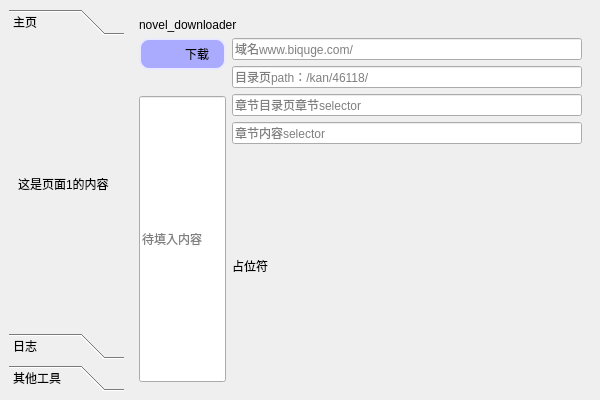
<?xml version="1.0" encoding="UTF-8"?>
<ui version="4.0">
 <class>MainWindow</class>
 <widget class="QMainWindow" name="MainWindow">
  <property name="geometry">
   <rect>
    <x>0</x>
    <y>0</y>
    <width>600</width>
    <height>400</height>
   </rect>
  </property>
  <property name="windowTitle">
   <string>QToolBox多页切换示例</string>
  </property>
  <widget class="QWidget" name="centralwidget">
   <layout class="QHBoxLayout" name="horizontalLayout" stretch="1,4">
    <item>
     <widget class="QToolBox" name="toolBox">
      <property name="currentIndex">
       <number>0</number>
      </property>
      <widget class="QWidget" name="page1">
       <property name="geometry">
        <rect>
         <x>0</x>
         <y>0</y>
         <width>115</width>
         <height>304</height>
        </rect>
       </property>
       <attribute name="label">
        <string>主页</string>
       </attribute>
       <layout class="QVBoxLayout" name="verticalLayout">
        <item>
         <widget class="QLabel" name="tool_Box_1">
          <property name="text">
           <string>这是页面1的内容</string>
          </property>
         </widget>
        </item>
       </layout>
      </widget>
      <widget class="QWidget" name="page2">
       <property name="geometry">
        <rect>
         <x>0</x>
         <y>0</y>
         <width>108</width>
         <height>30</height>
        </rect>
       </property>
       <attribute name="label">
        <string>日志</string>
       </attribute>
       <layout class="QVBoxLayout" name="verticalLayout_2">
        <item>
         <widget class="QLabel" name="tool_Box_2">
          <property name="text">
           <string>这是页面2的内容</string>
          </property>
         </widget>
        </item>
       </layout>
      </widget>
      <widget class="QWidget" name="page3">
       <property name="geometry">
        <rect>
         <x>0</x>
         <y>0</y>
         <width>108</width>
         <height>30</height>
        </rect>
       </property>
       <attribute name="label">
        <string>其他工具</string>
       </attribute>
       <layout class="QVBoxLayout" name="verticalLayout_3">
        <item>
         <widget class="QLabel" name="tool_Box_3">
          <property name="text">
           <string>这是页面3的内容</string>
          </property>
         </widget>
        </item>
       </layout>
      </widget>
     </widget>
    </item>
    <item>
     <widget class="QStackedWidget" name="stackedWidget">
      <property name="currentIndex">
       <number>0</number>
      </property>
      <widget class="QWidget" name="contentPage1">
       <layout class="QVBoxLayout" name="verticalLayout_4" stretch="0,4">
        <item>
         <widget class="QLabel" name="label">
          <property name="text">
           <string>novel_downloader</string>
          </property>
         </widget>
        </item>
        <item>
         <layout class="QHBoxLayout" name="horizontalLayout_4" stretch="1,4">
          <item>
           <layout class="QVBoxLayout" name="verticalLayout_11">
            <item>
             <widget class="PushButton" name="pushButton_downloader">
              <property name="sizePolicy">
               <sizepolicy hsizetype="Expanding" vsizetype="Fixed">
                <horstretch>0</horstretch>
                <verstretch>0</verstretch>
               </sizepolicy>
              </property>
              <property name="styleSheet">
               <string notr="true">QPushButton {
    background-color: rgb(170, 170, 255);
    border: 2px solid rgb(233, 233, 255);
    border-radius:10px;
    padding: 5px 15px;
	text-align: right;
}</string>
              </property>
              <property name="text">
               <string>下载</string>
              </property>
             </widget>
            </item>
            <item>
             <spacer name="horizontalSpacer">
              <property name="orientation">
               <enum>Qt::Horizontal</enum>
              </property>
              <property name="sizeHint" stdset="0">
               <size>
                <width>40</width>
                <height>20</height>
               </size>
              </property>
             </spacer>
            </item>
            <item>
             <widget class="QLineEdit" name="lineEdit_5">
              <property name="sizePolicy">
               <sizepolicy hsizetype="Expanding" vsizetype="Preferred">
                <horstretch>0</horstretch>
                <verstretch>0</verstretch>
               </sizepolicy>
              </property>
              <property name="styleSheet">
               <string notr="true">
        QPushButton {
            background-color: #2a70f4;
            color: white; 
            font-size: 13px;
            border-top-right-radius: 5px;
            border-bottom-right-radius: 5px;
        }

        QPushButton:hover {
            background-color: #2361d0;
        }
        
        QPushButton:pressed {
            background-color: #2058bc;
        }
 </string>
              </property>
              <property name="readOnly">
               <bool>true</bool>
              </property>
              <property name="placeholderText">
               <string>待填入内容</string>
              </property>
             </widget>
            </item>
           </layout>
          </item>
          <item>
           <layout class="QHBoxLayout" name="horizontalLayout_3">
            <item>
             <layout class="QGridLayout" name="gridLayout_3">
              <item row="0" column="0">
               <widget class="QLineEdit" name="lineEdit">
                <property name="placeholderText">
                 <string>域名www.biquge.com/</string>
                </property>
               </widget>
              </item>
              <item row="1" column="0">
               <widget class="QLineEdit" name="lineEdit_3">
                <property name="placeholderText">
                 <string>目录页path：/kan/46118/</string>
                </property>
               </widget>
              </item>
              <item row="2" column="0">
               <widget class="QLineEdit" name="lineEdit_4">
                <property name="placeholderText">
                 <string>章节目录页章节selector</string>
                </property>
               </widget>
              </item>
              <item row="3" column="0">
               <widget class="QLineEdit" name="lineEdit_2">
                <property name="placeholderText">
                 <string>章节内容selector</string>
                </property>
               </widget>
              </item>
              <item row="4" column="0">
               <widget class="QLabel" name="label_2">
                <property name="text">
                 <string>占位符</string>
                </property>
               </widget>
              </item>
             </layout>
            </item>
           </layout>
          </item>
         </layout>
        </item>
       </layout>
      </widget>
      <widget class="QWidget" name="contentPage2">
       <layout class="QVBoxLayout" name="verticalLayout_5">
        <item>
         <widget class="QLabel" name="page2_2">
          <property name="text">
           <string>内容区域 - 页面2</string>
          </property>
         </widget>
        </item>
        <item>
         <widget class="QPlainTextEdit" name="plainTextEdit">
          <property name="styleSheet">
           <string notr="true"> QPlainTextEdit { 
                background-color: #1E1E1E;
                color: #FFFFFF;
                font-family: Consolas;
                font-size: 10pt;}</string>
          </property>
          <property name="readOnly">
           <bool>true</bool>
          </property>
          <property name="plainText">
           <string>日志输出

</string>
          </property>
         </widget>
        </item>
       </layout>
      </widget>
      <widget class="QWidget" name="contentPage3">
       <layout class="QVBoxLayout" name="verticalLayout_6">
        <item>
         <widget class="QLabel" name="page3_3">
          <property name="text">
           <string>内容区域 - 页面3</string>
          </property>
         </widget>
        </item>
       </layout>
      </widget>
     </widget>
    </item>
   </layout>
  </widget>
 </widget>
 <customwidgets>
  <customwidget>
   <class>PushButton</class>
   <extends>QPushButton</extends>
   <header>qfluentwidgets</header>
  </customwidget>
 </customwidgets>
 <resources/>
 <connections>
  <connection>
   <sender>toolBox</sender>
   <signal>currentChanged(int)</signal>
   <receiver>stackedWidget</receiver>
   <slot>setCurrentIndex(int)</slot>
   <hints>
    <hint type="sourcelabel">
     <x>20</x>
     <y>20</y>
    </hint>
    <hint type="destinationlabel">
     <x>20</x>
     <y>20</y>
    </hint>
   </hints>
  </connection>
 </connections>
</ui>
